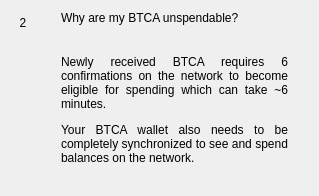
                  <widget class="QWidget" name="widgetFaq2" native="true">
                   <layout class="QHBoxLayout" name="horizontalPage2" stretch="0,1">
                    <item alignment="Qt::AlignTop">
                     <widget class="QLabel" name="labelNumber2">
                      <property name="minimumSize">
                       <size>
                        <width>24</width>
                        <height>24</height>
                       </size>
                      </property>
                      <property name="maximumSize">
                       <size>
                        <width>16777215</width>
                        <height>24</height>
                       </size>
                      </property>
                      <property name="text">
                       <string>2</string>
                      </property>
                      <property name="alignment">
                       <set>Qt::AlignCenter</set>
                      </property>
                     </widget>
                    </item>
                    <item>
                     <layout class="QVBoxLayout" name="verticalLayoutPage2">
                      <property name="spacing">
                       <number>0</number>
                      </property>
                      <property name="leftMargin">
                       <number>20</number>
                      </property>
                      <property name="rightMargin">
                       <number>20</number>
                      </property>
                      <item>
                       <widget class="QLabel" name="labelSubtitle2">
                        <property name="text">
                         <string>Why are my BTCA unspendable?</string>
                        </property>
                        <property name="wordWrap">
                         <bool>true</bool>
                        </property>
                       </widget>
                      </item>
                      <item>
                       <spacer name="verticalSpacer_20">
                        <property name="orientation">
                         <enum>Qt::Vertical</enum>
                        </property>
                        <property name="sizeType">
                         <enum>QSizePolicy::Fixed</enum>
                        </property>
                        <property name="sizeHint" stdset="0">
                         <size>
                          <width>20</width>
                          <height>30</height>
                         </size>
                        </property>
                       </spacer>
                      </item>
                      <item>
                       <widget class="QLabel" name="labelContent2">
                        <property name="text">
                         <string>
                           &lt;html&gt;&lt;head/&gt;&lt;body&gt;&lt;p align=&quot;justify&quot;&gt;
                           Newly received BTCA requires 6 confirmations on the network
                           to become eligible for spending which can take ~6 minutes.
                           &lt;/p&gt;&lt;p align=&quot;justify&quot;&gt;
                           Your BTCA wallet also needs to be completely synchronized
                           to see and spend balances on the network.
                           &lt;/p&gt;&lt;/body&gt;&lt;/html&gt;
                         </string>
                        </property>
                        <property name="alignment">
                         <set>Qt::AlignLeading|Qt::AlignLeft|Qt::AlignTop</set>
                        </property>
                        <property name="wordWrap">
                         <bool>true</bool>
                        </property>
                       </widget>
                      </item>
                      <item>
                       <spacer name="verticalSpacer_21">
                        <property name="orientation">
                         <enum>Qt::Vertical</enum>
                        </property>
                        <property name="sizeHint" stdset="0">
                         <size>
                          <width>20</width>
                          <height>20</height>
                         </size>
                        </property>
                       </spacer>
                      </item>
                     </layout>
                    </item>
                   </layout>
                  </widget>
